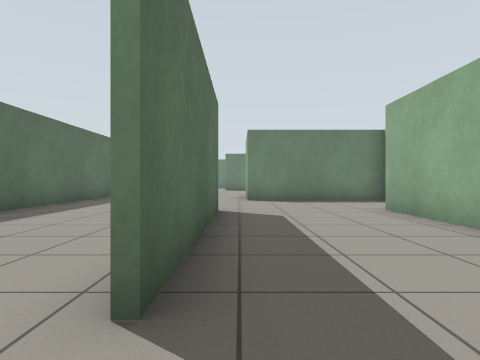
view 1 (above)

14 first-person views from a walk through a robot-simulator world made for Gazebo. The camera is 0.72 m above the floor, looks level and sees 75° across. The floor is counted in squares, 1 m on a side. Each view is taken from the middle of a square. On the plan, view 1 faces up. The plan holds only what a view shows up to about 10 squares ahead; the rest is blank. The place goes on beyond the plan.

view 2
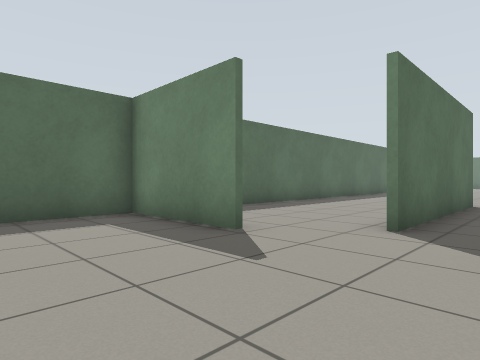

view 3
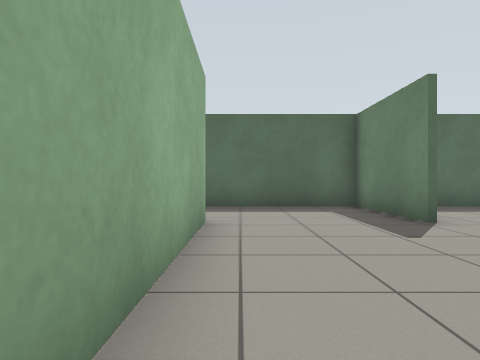

view 4
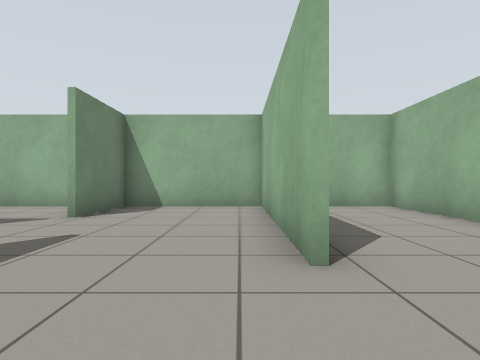

view 5
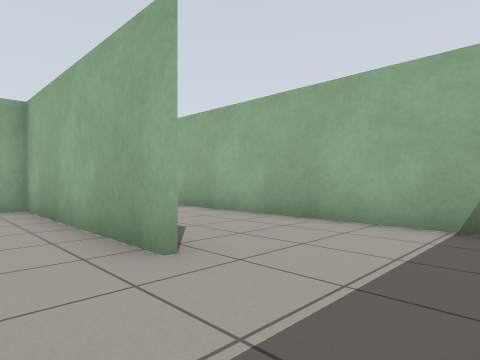

view 6
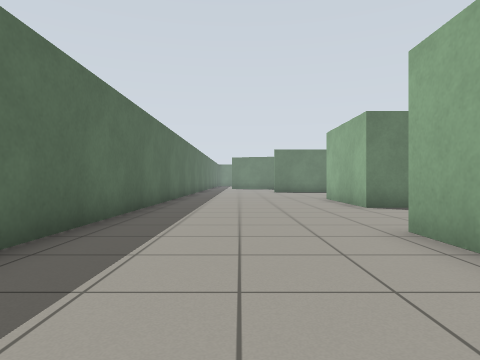

view 7
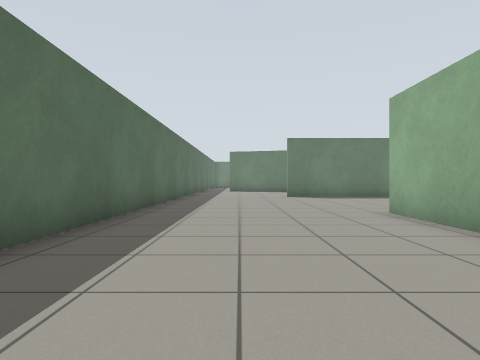

view 8
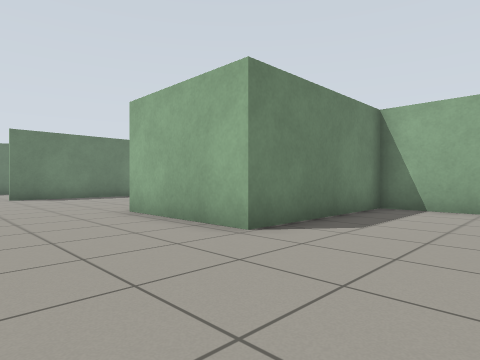

view 9
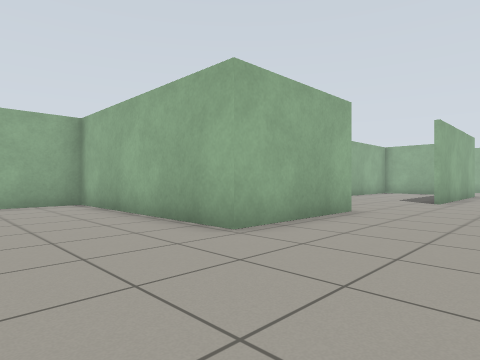

view 10
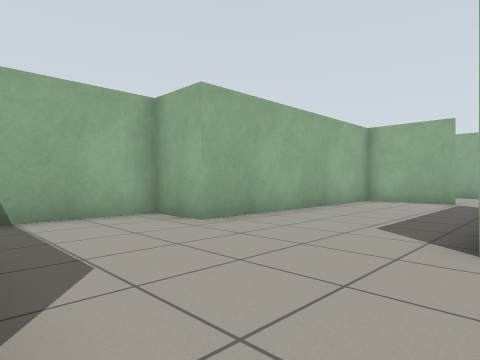

view 11
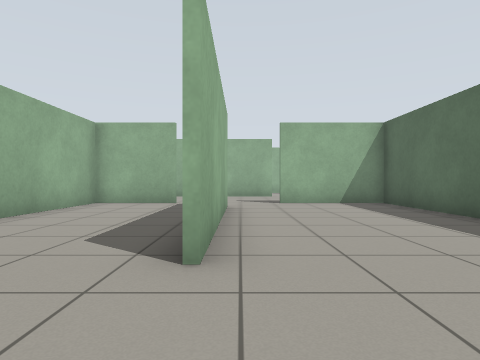

view 12
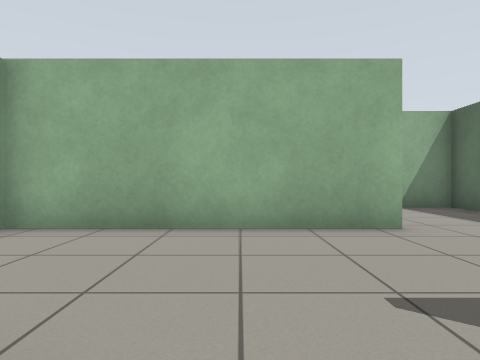

view 13
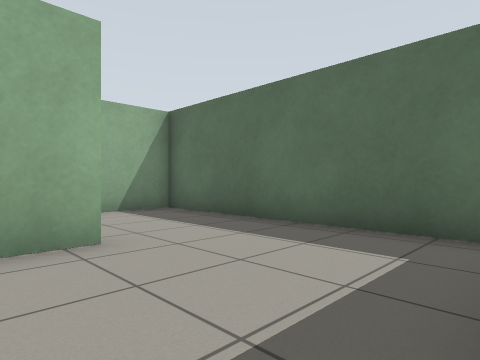

view 14
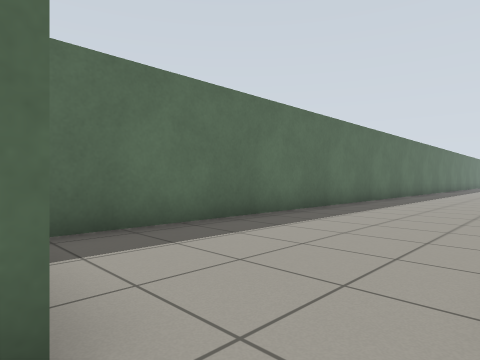

### Floor plan
Points are (right, up) in squares from view 1. A wall is a line through its corners. A room is listed if a view was taken in it or the views show most of it. See-through windows are left out.
Room 1 (views 1, 2, 3, 4, 5, 12, 13, 14)
walls: (-2.5, -3.6) (3.5, -3.6) (3.5, 0.1); (-2.1, 0.2) (-5.5, 0.2); (-0.7, 1.6) (-0.7, 2.6); (-5.5, 0.1) (-5.5, -7.1) (3.5, -7.1) (3.5, -5.4); (3.5, 0.2) (1, 0.2)
ways out: opening at (-1.3, 1.3) to room 2
Room 2 (views 6, 7, 8, 9, 10, 11)
walls: (-0.5, 7.4) (-0.5, 1.5); (-0.7, 2.6) (-0.7, 7.4); (-5.5, 18) (-5.5, 0.1); (0.9, 0.3) (3.5, 0.3); (-5.5, 0.3) (-2.2, 0.3); (3.5, 0.1) (3.5, 7.5) (5.1, 7.5) (5.1, 11.1) (0.3, 11.1) (0.3, 14.8) (6.6, 14.8) (6.6, 16.8)
ways out: opening at (-1.3, 1.3) to room 1

Positions as (right, up) in squares from view 1, and headings:
1: (0, 0), facing up
2: (1, -3), facing up-left
3: (3, -3), facing left
4: (-5, -3), facing right
5: (-5, -2), facing down-right
6: (-3, 3), facing up
7: (-3, 8), facing up
8: (-3, 8), facing up-right
9: (-3, 18), facing down-right
10: (-1, 11), facing down-right
11: (-1, 10), facing down
12: (0, 1), facing down
13: (-1, 0), facing down-left
14: (-1, 0), facing up-left
